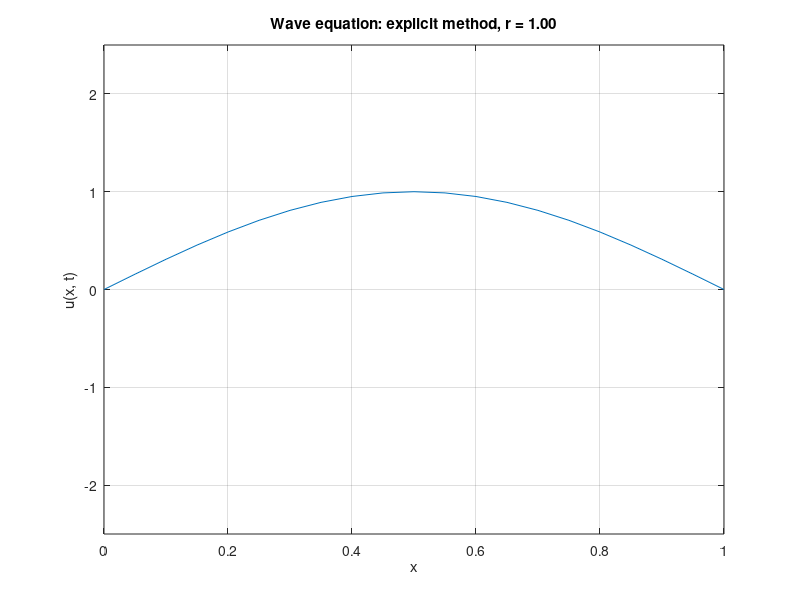

Here is the MATLAB script that generated this plot: (Note: this script raises an error after producing the figure.)
% MATH2089: File = exwave1dtime.m
% Solution of wave equation in 1 space variable and time
% using explicit method

format compact
clear all

fprintf('\nWave equation in 1 space variable and time\n');
mthd = 0;
mstr = 'explicit';
fprintf('using an %s method\n', mstr);

% Initial conditions u(x,0) = f(x) and u_t(x,0) = g(x)
ex = 3;
switch ex
    case {1}
        % Example 1: Vibrating string, fixed ends
        a = 0; b = 1;
        % Boundary values
        ua = 0; ub = 0;
        % Wavespeed: how quickly does wave move
        c = 2;
        % Time interval [0, T]
        T = 1;   % Stable for m = 19, N = 80
        %T = 2;  % Just Stable for m = 19, N = 80
        %T = 2.1;  % Unstable for m = 19, N = 80
        % Discretization
        m = 19; N = 80;
        % Initial displacement sin waves
        f = @(x) sin(pi*x) + sin(2*pi*x);
        % Initial velocity zero
        g = @(x) zeros(size(x));
        fprintf('Example 1: Two sin initial condition')
    case {2}
        % Example 2: Vibrating string, fixed ends
        a = 0; b = 1;
        % Wavespeed: how quickly does wave move
        c = 2;
        ua = 0; ub = 0;
        T = 2;
        % Discretization for T = 2 with finer space grid
        %m = 19; N = 100;
        %m = 29; N = 150;
        %m = 39; N = 200;
        m = 99; N = 400;
        % Initial displacement: piecewise linear
        f = @(x) x.*(x<=0.6) + (1.5-1.5*x).*(x>0.6);
        % Initial velocity zero
        g = @(x) zeros(size(x));
        fprintf('Example 2: Piecwise linear initial condition')
    case{3}
        % Example 3 -- Vibrating string, fixed ends
        a = 0; b = 1;
        % Wavespeed: how quickly does wave move
        c = 2;
        % Time horizon
        T = 2;
        % Boundary conditions
        ua = 0; ub = 0;
        % Discretization
        %m = 4; N = 10;
        m = 19; N = 80;
        % Double number of grid points, halve hx, ht
        %m = 39; N = 160;
        % Initial displacement: sin
        c1 = 1; c2 = 2;
        f = @(x) c1*sin(pi*x);
        % Initial velocity non-zero
        g = @(x) 2*pi*c2*sin(pi*x);
        % Exact solution
        uex = @(x,t) sin(pi*x).*(c1*cos(2*pi*t)+c2*sin(2*pi*t));
        fprintf('Example 3: sin initial condition with exact solution')
end;

% Discretization of space
% Number of space points is m+2 from
% a = x_0 < x_1 < ... < x_m < x_{m+1} = b
hx = (b-a) / (m+1);
x = linspace(a, b, m+2);
fprintf('Space interval = [%.4f, %.4f]\n', a, b);
fprintf('Space discretization: ');
fprintf('Number of points m+2, m = %d, hx = %.2f\n', m, hx);

% Discretization of time
% Number of time points is N+1 from 0 = t_0 < t_1 < ... < t_N = T
ht = T / N;
t = linspace(0, T, N+1);
fprintf('Time interval = [0, %.4f]\n', T);
fprintf('Time discretization: ');
fprintf('Number of steps N = %d, ht = %.4f\n', N, ht);

% Stability parameter for explicit central difference discretization
% of wave equation
r = c^2 * ht^2 / hx^2;
fprintf('Stability constant r = %.4f\n', r);

% Coefficient matrix for next time step as matrix multiplication
e = ones(m,1);
A = spdiags([r*e 2*(1-r)*e r*e], [-1 0 1], m, m);

% Force x to be a column vector
x = x(:);

% Storage for 3-D plot
U = zeros(m+2, N+1);

% Initial conditions for time 0
u = f(x);
% Force bounday conditions at t = 0
u(1) = ua; u(m+2) = ub;
% Store values
U(:,1) = u;
uold = u;

figure(1)
ph = plot(x, u);
if ex == 3
    umax = 2.5*max(abs(u));
else
    umax = 1.5*max(abs(u));
end;
ylim([-umax umax]);
grid on
xlabel('x')
ylabel('u(x, t)')
tstr = sprintf('Wave equation: %s method, r = %.2f', mstr, r);
title(tstr);
set(ph, 'EraseMode', 'xor');
tpos = [a + 0.71*(b-a) 0.86*umax];
th = text(tpos(1), tpos(2), 'Time = 0');
set(th, 'EraseMode', 'xor', 'FontWeight', 'Bold', 'Color', 'm', 'FontSize', 15)
disp('Press any key to continue ...'); pause;

% First time step using initial velocity g
u(2:m+1) = (r/2)*u(1:m)+(1-r)*u(2:m+1)+(r/2)*u(3:m+2) + ht*g(x(2:m+1));
u(1) = ua; u(m+2) = ub;
U(:,2) = u;
unew = zeros(size(u));

% Time count
t0 = cputime;

% Time stepping loop
for ell = 2:N

    % Time point
    t_ell = ell*ht;

    % Explicit method: second order time, second order space
    % Central difference in time, central difference in space
    % unew = A*u - uold
    unew(2:m+1) = r*u(1:m) + 2*(1-r)*u(2:m+1) + r*u(3:m+2) - uold(2:m+1);

    % Boundary conditions
    u(1) = ua; u(m+2) = ub;

    % Plot wave at time t
    %plot(x, u);
    set(ph, 'YData', u);
    str = ['Time = ' num2str(t_ell)];
    set(th, 'String', str);
    % MUST comment out pause for the cputime to make any sense!
    pause(0.05)

    U(:,ell+1) = unew;

    % Store values for next time step
    uold = u;
    u = unew;

end;

tc = cputime - t0;
fprintf('CPU time for %s method = %.2f\n', mstr, tc);

figure(2)
mesh(t, x, U);
view(135,25);
xlabel('t')
ylabel('x')
zlabel('u(x, t)')
title(tstr);

% If exact solution defined, calculate and plot error
if exist('uex')
    [TG, XG] = meshgrid(t, x);
    Uex = uex(XG, TG);
    Uerr = Uex - U;
    emax = max(max(abs(Uerr)));
    fprintf('Maximum error = %.2e\n', emax);
    figure(4)
    mesh(t, x, Uerr);
    view(135,25);
    xlabel('t')
    ylabel('x')
    zlabel('Error in computed u(x, t)')
    tstr = sprintf('Error in wave equation: %s method, r = %.2f', mstr, r);
    title(tstr);
end;


